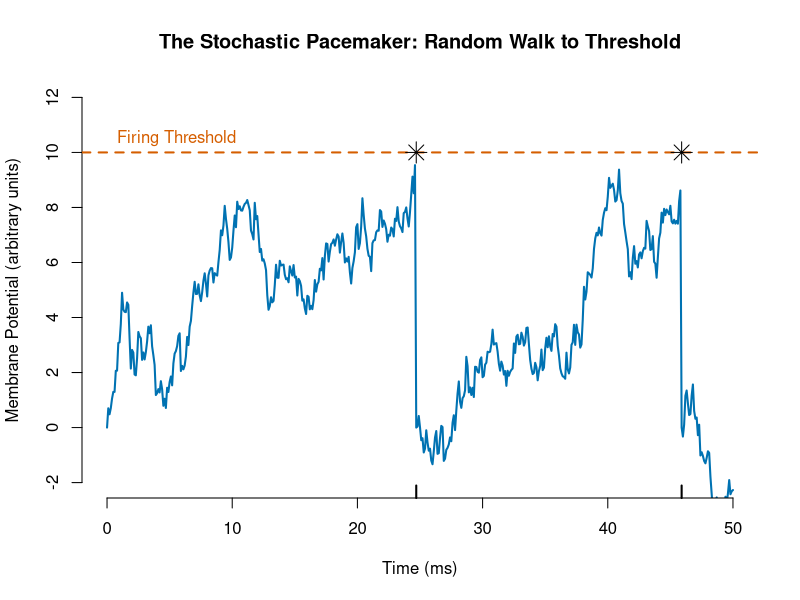
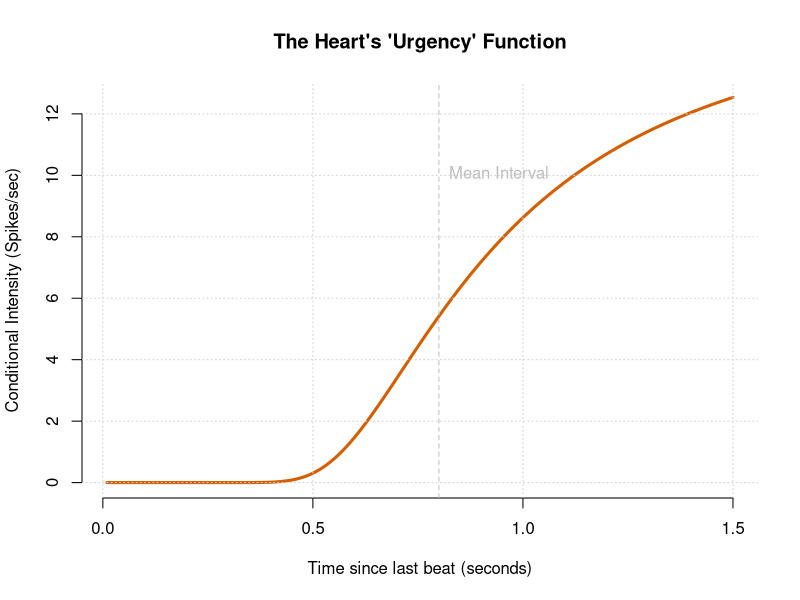
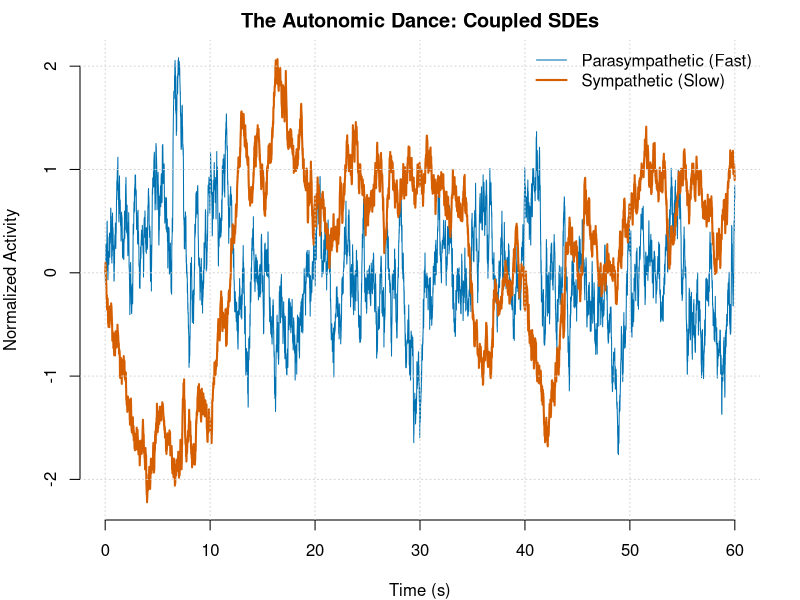

These figures' R source, in order:
## ---- chunk 1
#| label: fig-random-walk
#| fig-cap: "The Integrate-and-Fire Mechanism. The blue line represents the membrane potential of a pacemaker cell. It drifts upward with noise (Brownian motion) until it hits the threshold (red dashed line). The moment it hits, a heartbeat occurs, and the potential resets. The time taken to hit the threshold is the R-R interval."

set.seed(42)

# Parameters for the Random Walk
threshold <- 10
drift <- 0.5      # Speed of filling
noise_sd <- 1.5   # How "sputtering" the faucet is
dt <- 0.1         # Time step
max_time <- 50

# Simulation containers
time <- seq(0, max_time, by=dt)
voltage <- numeric(length(time))
voltage[1] <- 0
spikes <- numeric(0)

# Simulate the "Bucket" filling
for(i in 2:length(time)) {
  # Random Walk step: Previous + Drift + Noise
  step <- drift * dt + rnorm(1, 0, noise_sd * sqrt(dt))
  voltage[i] <- voltage[i-1] + step
  
  # Check Threshold
  if(voltage[i] >= threshold) {
    voltage[i] <- 0 # Reset (Repolarization)
    spikes <- c(spikes, time[i]) # Record the beat
  }
}

# Plotting the physiological process
plot(time, voltage, type='l', col="#0072B2", lwd=2,
     main="The Stochastic Pacemaker: Random Walk to Threshold",
     xlab="Time (ms)", ylab="Membrane Potential (arbitrary units)",
     ylim=c(-2, 12), frame.plot=FALSE)

# Draw the Threshold
abline(h=threshold, col="#D55E00", lty=2, lwd=2)
text(0, 10.5, "Firing Threshold", pos=4, col="#D55E00")

# Draw the Spikes (Heartbeats)
if(length(spikes) > 0) {
  points(spikes, rep(threshold, length(spikes)), pch=8, col="black", cex=2)
  rug(spikes, col="black", lwd=2)
}

## ---- chunk 2
#| label: fig-hazard-comparison
#| fig-cap: "The 'Urgency' to Beat. This plot shows the Conditional Intensity (Hazard Rate) for an Inverse Gaussian process. Notice how it starts at 0 (the heart refuses to beat immediately after the last one) and rises sharply as time approaches the mean interval (0.8s). This 'Refractory' shape is what separates biological models from simple Poisson models."

# Time since last spike (tau)
tau <- seq(0.01, 1.5, length.out=500)
mu <- 0.8         # Mean interval (seconds)
lambda_scale <- 20 # Shape parameter (inverse variance)

# Inverse Gaussian PDF
f_ig <- sqrt(lambda_scale / (2 * pi * tau^3)) * exp(-lambda_scale * (tau - mu)^2 / (2 * mu^2 * tau))

# Inverse Gaussian CDF
z1 <- sqrt(lambda_scale/tau) * (tau/mu - 1)
z2 <- -sqrt(lambda_scale/tau) * (tau/mu + 1)
F_ig <- pnorm(z1) + exp(2*lambda_scale/mu) * pnorm(z2)

# Hazard Function: lambda(t) = f(t) / (1 - F(t))
# We add a tiny epsilon to denominator to avoid division by zero
hazard <- f_ig / (1 - F_ig + 1e-10)

par(mfrow=c(1,1))
plot(tau, hazard, type='l', lwd=3, col="#D55E00",
     main="The Heart's 'Urgency' Function",
     xlab="Time since last beat (seconds)",
     ylab="Conditional Intensity (Spikes/sec)", frame.plot=FALSE)
grid()
abline(v=mu, lty=2, col="grey")
text(mu, max(hazard)*0.8, "Mean Interval", pos=4, col="grey")

## ---- chunk 3
#| label: fig-sde-coupling
#| fig-cap: "The Hidden Drivers. This simulation shows the latent autonomic states. The blue Parasympathetic trace oscillates rapidly because of its fast decay rate (high a_p). The red Sympathetic trace is sluggish and smooth (low a_s). In our model, these two invisible lines combine to determine the drift rate of the pacemaker cell."

# Parameters
dt <- 0.01
duration <- 60
steps <- duration / dt
t_seq <- seq(0, duration, length.out = steps)

# Decay rates
a_p <- 2.0  # Fast Vagal
a_s <- 0.2  # Slow Sympathetic

# Noise levels
sig_p <- 1.0
sig_s <- 0.5

# Coupling (Sympathetic inhibits Parasympathetic)
b_ps <- -0.5 

# Vectors
p <- numeric(steps)
s <- numeric(steps)

set.seed(101)
# Euler-Maruyama Integration
for(i in 1:(steps-1)) {
  # Independent Wiener Noise
  dw_p <- rnorm(1, 0, sqrt(dt))
  dw_s <- rnorm(1, 0, sqrt(dt))
  
  # Update s(t) - The slow driver
  # ds = -a_s * s + noise
  ds <- -a_s * s[i] * dt + sig_s * dw_s
  s[i+1] <- s[i] + ds
  
  # Update p(t) - The fast driver
  # dp = -a_p * p + coupling * s + noise
  # Note the coupling: High 's' pushes 'p' down
  dp <- (-a_p * p[i] + b_ps * s[i]) * dt + sig_p * dw_p
  p[i+1] <- p[i] + dp
}

# Visualization
par(mar=c(4,4,2,2))
plot(t_seq, p, type='l', col="#0072B2", ylim=range(c(p,s)),
     main="The Autonomic Dance: Coupled SDEs",
     xlab="Time (s)", ylab="Normalized Activity", frame.plot=FALSE)
lines(t_seq, s, col="#D55E00", lwd=2)

legend("topright", legend=c("Parasympathetic (Fast)", "Sympathetic (Slow)"),
       col=c("#0072B2", "#D55E00"), lwd=c(1, 2), bty="n")
grid()
